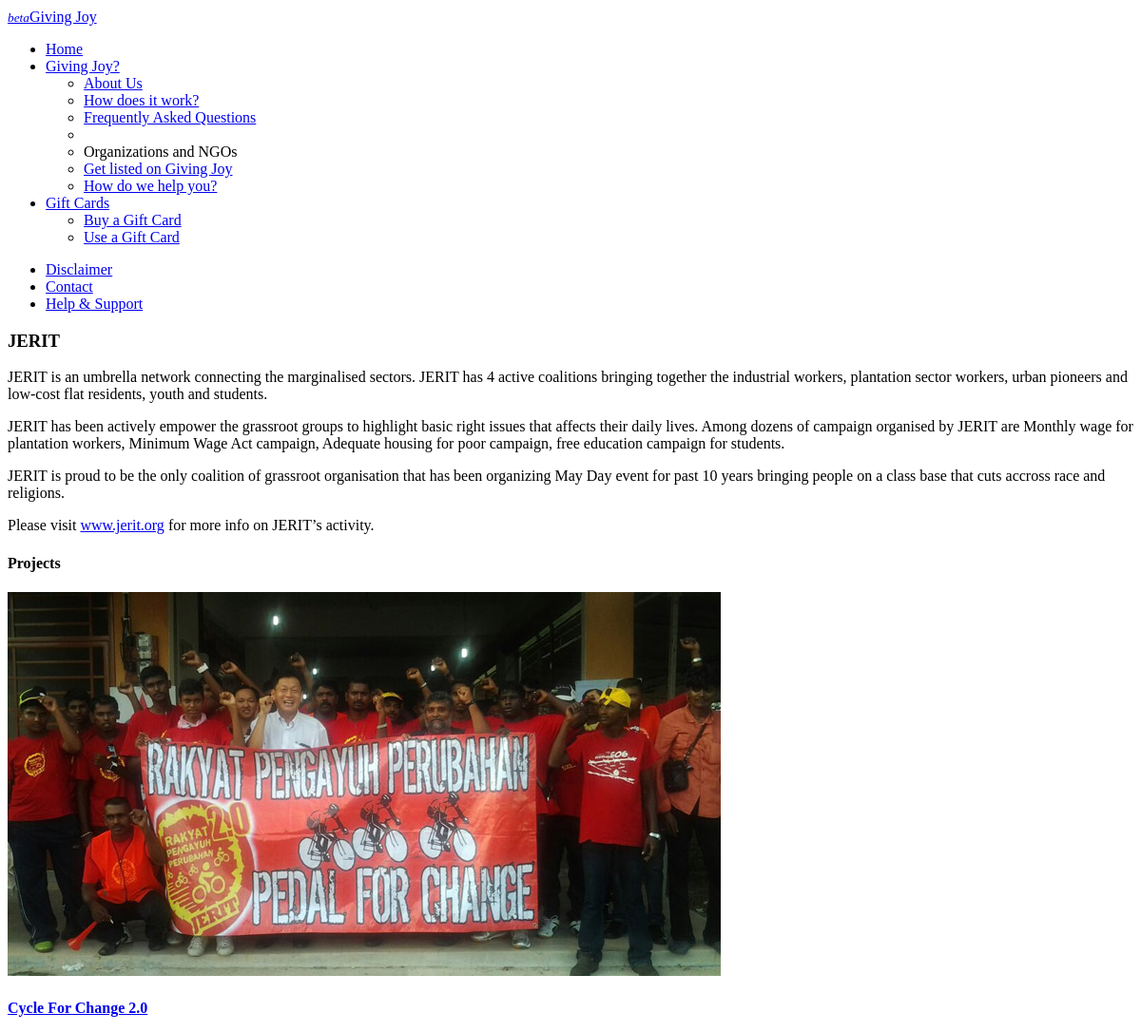
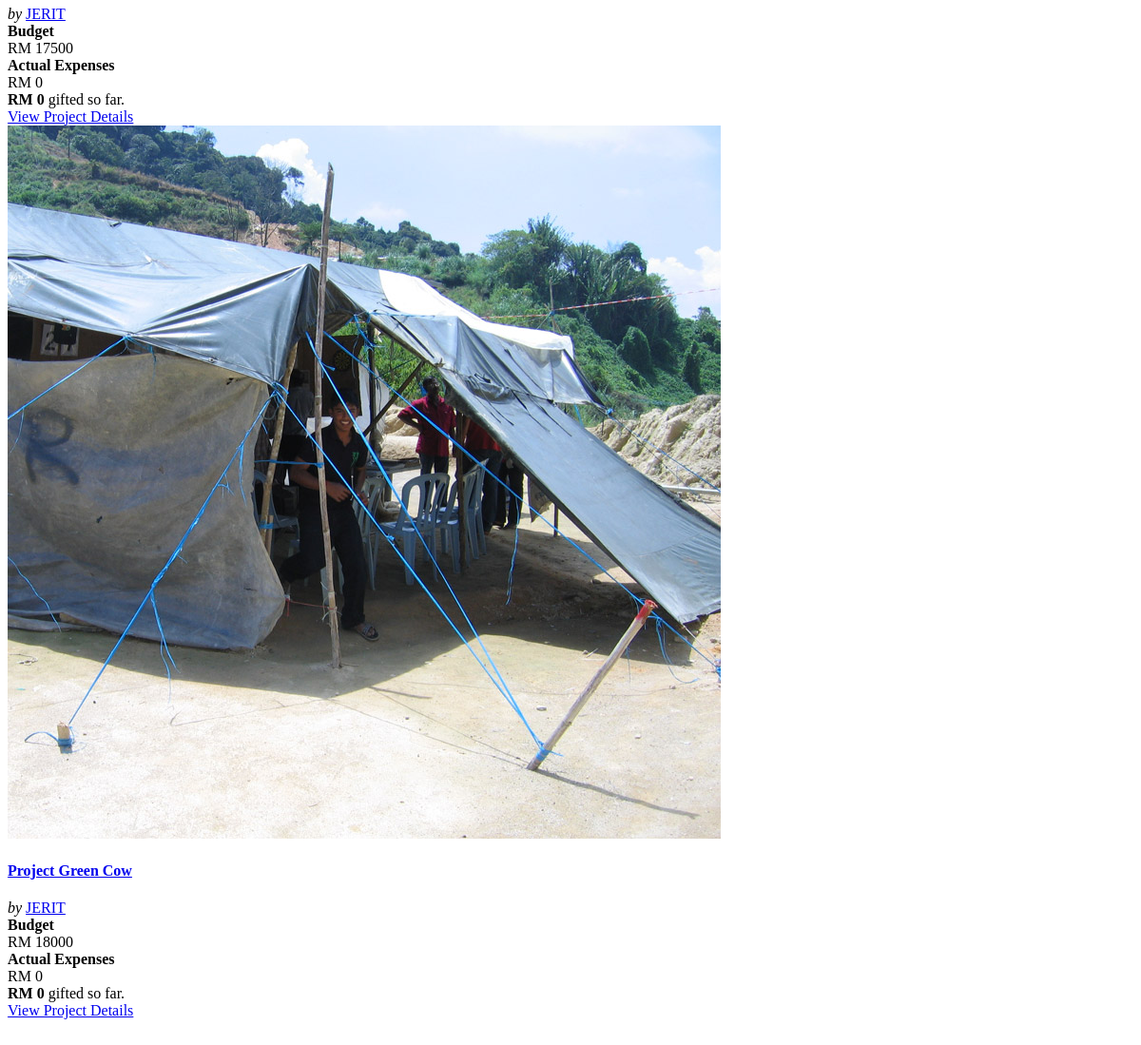
Page /organization.php?id=3 on the committed database (2 pictures, top to bottom).
### tables this page shows
CREATE TABLE IF NOT EXISTS `gj_organizations` (
  `id` int(11) NOT NULL AUTO_INCREMENT,
  `title` varchar(500) NOT NULL,
  `description` longtext NOT NULL,
  `weburl` varchar(500) NOT NULL,
  `username` varchar(500) NOT NULL,
  `password` varchar(500) NOT NULL,
  `fburl` varchar(500) NOT NULL,
  `twitter` varchar(500) NOT NULL,
  PRIMARY KEY (`id`)
);

CREATE TABLE IF NOT EXISTS `gj_projects` (
  `id` int(11) NOT NULL AUTO_INCREMENT,
  `title` varchar(500) NOT NULL,
  `description` longtext NOT NULL,
  `images` varchar(500) NOT NULL,
  `fields` varchar(500) NOT NULL,
  `organization` int(11) NOT NULL,
  `paymenttype` varchar(50) NOT NULL,
  `paypalemail` varchar(500) NOT NULL,
  `manualpaymentinfo` text NOT NULL,
  PRIMARY KEY (`id`)
);

### includes/functions.php (the view, shortened to what this page needs)
<?php
function get_query($syntax){
	$result = mysql_query($syntax) or die('Database error.');
	if(mysql_num_rows($result) == 0){
		$return = array();
	} else if(mysql_num_rows($result) == 1){
		$return = array(mysql_fetch_assoc($result));
	} else if(mysql_num_rows($result) > 1){
		$return = array();
		while($row = mysql_fetch_assoc($result)){
			$return[] = $row;
		}
	}
	return $return;
}
function get_organization_projects($organization_id){
	$projects = get_query("SELECT * FROM gj_projects WHERE organization = $organization_id");
	return $projects;
};
function get_organization_data($organization_id){
	$organization = get_query("SELECT * FROM gj_organizations WHERE id = $organization_id");
	$organization = $organization[0];
	return $organization;
};
function get_project_budget_details($project_id){
	$budget_data = get_query("SELECT SUM(b.budget) AS total_budget, SUM(b.actual) AS total_actual, (SELECT SUM(d.amount) FROM gj_donations AS d WHERE d.project = $project_id AND status='paid') AS total_donated FROM  gj_budgets_expenditures AS b WHERE b.project = $project_id");
	$budget_data = $budget_data[0];
	foreach($budget_data as $key => $data){
		if($data == null || !$data){
			$budget_data[$key] = 0;
		};
	};
	return $budget_data;
};
	?>
	<?php
function render_project_entry($project){
	?>
	<div class="project-entry row-fluid" id="project_entry_<?php echo $project['id']; ?>">
		<div class="span1 project-image-holder">
			<?php
			if(strlen($project['images'])){
				$images = explode('||',$project['images']);
				$main_image = $images[0];
			} else {
				$main_image = '/images/defaults/project-image.png';
			};
			?>
			<a href="/project.php?id=<?php echo $project['id']; ?>" class="project-image-link" title="<?php echo $project['title']; ?>">
				<img src="<?php echo $main_image; ?>" alt="<?php echo $project['title']; ?>"  class="project-image" />
			</a>
		</div>
		<div class="span4 project-details-holder">
			<h4 class="project-title">
				<a href="/project.php?id=<?php echo $project['id']; ?>" class="project-title-link" title="<?php echo $project['title']; ?>">
					<?php echo $project['title']; ?>
				</a>
			</h4>
			<div class="organization-link-holder">
				<em>by</em>
				<a href="/organization.php?id=<?php echo $project['organization']; ?>" class="project-organization-link">
					<?php
					$organization_title = get_query("SELECT title FROM gj_organizations WHERE id = {$project['organization']}");
					$organization_title = $organization_title[0]['title'];
					echo $organization_title;
					?>
				</a>
			</div>
		</div>
		<div class="span7 project-statistics-holder">
			<?php
			$budget_data = get_project_budget_details((int)$project['id']);
			?>
			<div class="row-fluid">
				<div class="span3 align-center">
					<strong>Budget</strong><br />
					RM <?php echo $budget_data['total_budget']; ?>
				</div>
				<div class="span3 align-center">
					<strong>Actual Expenses</strong><br />
					RM <?php echo $budget_data['total_actual']; ?>
				</div>
				<div class="span6">
					<strong>RM <?php echo $budget_data['total_donated']; ?></strong> gifted so far.
				</div>
			</div>
			<div class="row-fluid align-right">
				<a class="btn btn-primary" href="/project.php?id=<?php echo $project['id']; ?>">View Project Details</a>
			</div>
		</div>
	</div>
	<?php
	$project_html = ob_get_clean();
	return $project_html;
};
?>

### organization.php (shortened to what this page needs)
<?php
$organization_id = $_GET['id'];
$organization = get_organization_data((int)$organization_id);
?>
<!DOCTYPE html PUBLIC "-//W3C//DTD XHTML 1.0 Strict//EN" "http://www.w3.org/TR/xhtml1/DTD/xhtml1-strict.dtd">
<html>
<head>
	<?php include_once('./includes/css.php'); ?>
</head>
<body class="organization-detail-page">
	<?php include_once('./includes/menu.php'); ?>
	<div class="container">
		<div class="row-fluid">
			<h3><?php echo $organization['title']; ?></h3>
		</div>
		<div class="row-fluid">
			<div class="organization-description span12">
				<?php echo $organization['description']; ?>
			</div>
		</div>
		<div class="row-fluid">
			<h4>Projects</h4>
		</div>
		<?php
		$projects = get_organization_projects((int)$organization_id);
		foreach($projects as $key => $project){
			echo render_project_entry($project);
		};
		?>
	</div>
</body>
</html>

### css/custom.css (style rules this page uses)
body { padding-top: 1px; padding-bottom: 40px; }

### rows in the picture
gj_organizations: title "JERIT", description "JERIT is an umbrella network connecting the marginalised sectors. JERIT has 4 active coalitions bringing together the industrial workers, plantation sector workers, urban pioneers and low-cost flat residents, youth and students. JERIT has been actively empower the grassroot groups to highlight basic right issues that affects their daily lives. Among dozens of campaign organised by JERIT are Monthly wage for plantation workers, Minimum Wage Act campaign, Adequate housing for poor campaign, free education campaign for students. JERIT is proud to be the only coalition of grassroot organisation that has been organizing May Day event for past 10 years bringing people on a class base that cuts…"
gj_projects: shows a picture, title "Cycle For Change 2.0", gj_organizations.title "JERIT", total_budget "17500", total_actual "0", total_donated "0"
gj_projects: shows a picture, title "Project Green Cow", gj_organizations.title "JERIT", total_budget "18000", total_actual "0", total_donated "0"
